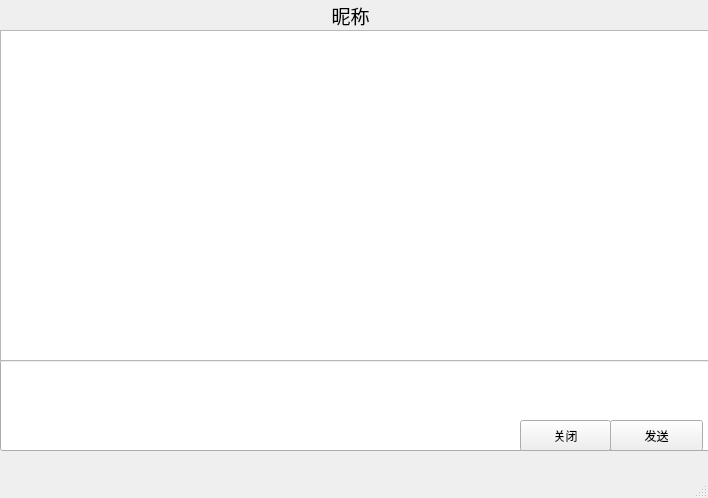
<?xml version="1.0" encoding="UTF-8"?>
<ui version="4.0">
 <class>UserTalk</class>
 <widget class="QMainWindow" name="UserTalk">
  <property name="geometry">
   <rect>
    <x>0</x>
    <y>0</y>
    <width>708</width>
    <height>498</height>
   </rect>
  </property>
  <property name="windowTitle">
   <string>MainWindow</string>
  </property>
  <widget class="QWidget" name="centralwidget">
   <widget class="QListView" name="listView">
    <property name="geometry">
     <rect>
      <x>0</x>
      <y>30</y>
      <width>711</width>
      <height>331</height>
     </rect>
    </property>
   </widget>
   <widget class="QLabel" name="label">
    <property name="geometry">
     <rect>
      <x>260</x>
      <y>0</y>
      <width>181</width>
      <height>31</height>
     </rect>
    </property>
    <property name="text">
     <string>&lt;html&gt;&lt;head/&gt;&lt;body&gt;&lt;p&gt;&lt;span style=&quot; font-size:14pt;&quot;&gt;昵称&lt;/span&gt;&lt;/p&gt;&lt;/body&gt;&lt;/html&gt;</string>
    </property>
    <property name="alignment">
     <set>Qt::AlignCenter</set>
    </property>
    <property name="margin">
     <number>0</number>
    </property>
   </widget>
   <widget class="QPushButton" name="pushButton">
    <property name="geometry">
     <rect>
      <x>610</x>
      <y>420</y>
      <width>93</width>
      <height>31</height>
     </rect>
    </property>
    <property name="text">
     <string>发送</string>
    </property>
   </widget>
   <widget class="QLineEdit" name="lineEdit">
    <property name="geometry">
     <rect>
      <x>0</x>
      <y>360</y>
      <width>711</width>
      <height>91</height>
     </rect>
    </property>
   </widget>
   <widget class="QPushButton" name="pushButton_exit">
    <property name="geometry">
     <rect>
      <x>520</x>
      <y>420</y>
      <width>91</width>
      <height>31</height>
     </rect>
    </property>
    <property name="text">
     <string>关闭</string>
    </property>
   </widget>
   <zorder>lineEdit</zorder>
   <zorder>listView</zorder>
   <zorder>label</zorder>
   <zorder>pushButton</zorder>
   <zorder>pushButton_exit</zorder>
  </widget>
  <widget class="QMenuBar" name="menubar">
   <property name="geometry">
    <rect>
     <x>0</x>
     <y>0</y>
     <width>708</width>
     <height>26</height>
    </rect>
   </property>
  </widget>
  <widget class="QStatusBar" name="statusbar"/>
 </widget>
 <resources/>
 <connections/>
</ui>
